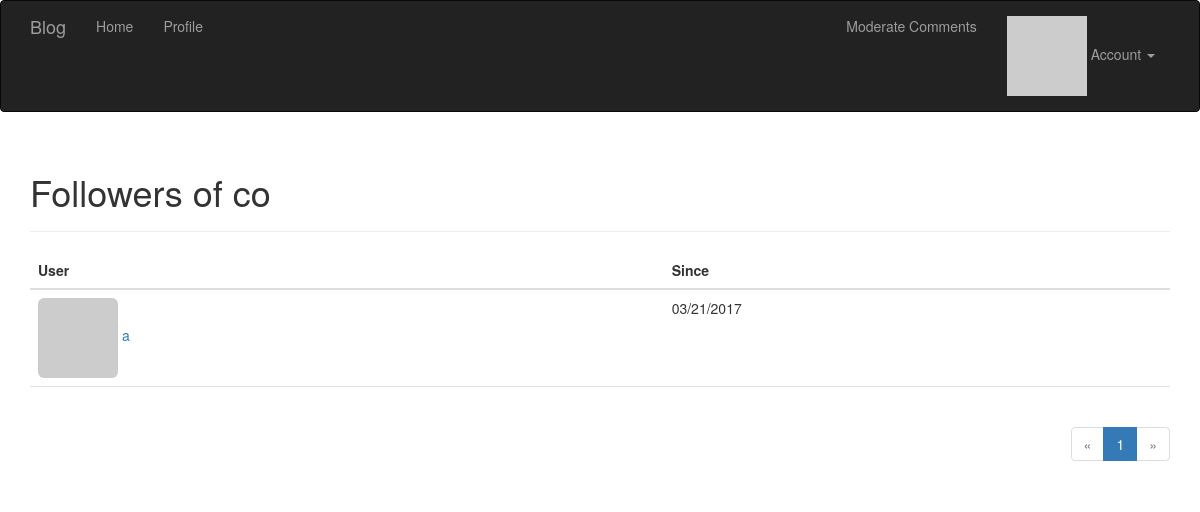
Page /followers/co (signed in) on the committed database.
### app/models.py (models this page shows, shortened)
class User(UserMixin, db.Model):
	__tablename__ = 'users'
	id = db.Column(db.Integer, primary_key=True)
	email = db.Column(db.String(64), unique=True, index=True)
	username = db.Column(db.String(64), unique=True, index=True)
	password_hash = db.Column(db.String(128))
	role_id = db.Column(db.Integer, db.ForeignKey('roles.id'))
	confirmed = db.Column(db.Boolean, default=False)
	name = db.Column(db.String(64))
	location = db.Column(db.String(64))
	about_me = db.Column(db.Text())
	member_since = db.Column(db.DateTime(), default=datetime.utcnow)
	last_seen = db.Column(db.DateTime(), default=datetime.utcnow)
	posts = db.relationship('Post', backref='author', lazy='dynamic')
	followed = db.relationship('Follow',foreign_keys=[Follow.follower_id],
			backref=db.backref('follower',lazy='joined'),
			lazy='dynamic',cascade='all, delete-orphan')
	followers = db.relationship('Follow', foreign_keys=[Follow.followed_id],
			backref=db.backref('followed',lazy='joined'),
			lazy='dynamic',cascade='all, delete-orphan')
	comments = db.relationship('Comment',backref='author',lazy='dynamic')
	@property
	def password(self):
		raise AttributeError('password is not a readable attribute')
	@login_manager.user_loader #这个是登录模块的东西
	def load_user(user_id):
		return User.query.get(int(user_id)) #返回当前user对象，作为current_user
	def can(self, permissions):
		return self.role is not None and \
			(self.role.permissions & permissions) == permissions #权限判断巧妙
	def ping(self):
		self.last_seen = datetime.utcnow()
		db.session.add(self)
	def gravatar(self,size=100,default='identicon', rating='g'):
		if request.is_secure:
			url = 'https://secure.gravatar.com/avatar'
		else:
			url = 'http://gravatar.com/avatar'
		hash = hashlib.md5(self.email.encode('utf-8')).hexdigest()
		return '{url}/{hash}?s={size}&d={default}&r={rating}'.format(
			url=url,hash=hash,size=size,default=default,rating=rating)

class Follow(db.Model):
	__tablename__ ='follows'
	follower_id = db.Column(db.Integer, db.ForeignKey('users.id'), primary_key=True)
	followed_id = db.Column(db.Integer, db.ForeignKey('users.id'), primary_key=True)
	timestamp = db.Column(db.DateTime, default=datetime.utcnow)

### app/main/views.py (the view)
@main.route('/followers/<username>')
def followers(username):
	user = User.query.filter_by(username=username).first()
	if user is None:
		flash('Invalid user.')
		return redirect(url_for('.index'))
	page = request.args.get('page', 1, type=int)
	pagination = user.followers.paginate(
			page, per_page=current_app.config['FOLLOWERS_PER_PAGE'],
			error_out=False)
	follows = [{'user': item.follower,'timestamp': item.timestamp}
			 for item in pagination.items]
	return render_template('followers.html',user=user,title='Followers of',endpoint='.followers',pagination=pagination,follows=follows)

### app/auth/views.py (called while the page is built)
@auth.before_app_request #在全局的所有request之前，判断如果1.用户登录2.且未确认3.且请求的端点不在auth蓝本中,则强制跳转到unconfirm界面
def before_request():
	if current_user.is_authenticated:
		current_user.ping()
		if not current_user.confirmed \
			and request.endpoint \
			and request.endpoint[:5]!= 'auth.'\
			and request.endpoint != 'static':
			return redirect(url_for('auth.unconfirmed'))

### app/main/__init__.py (called while the page is built)
@main.app_context_processor #Permission类加入全局上下文卡，在所有模板中都可以全局访问
def inject_perssions():
	return dict(Permission=Permission)

### app/templates/followers.html (shortened to what this page needs)
{% extends "base.html" %}
{% import "_macros.html" as macros %}
{% block page_content %}
<div class="page-header">
    <h1>{{ title }} {{ user.username }}</h1>
</div>
<table class="table table-hover followers">
    <thead><tr><th>User</th><th>Since</th></tr></thead>
    {% for follow in follows %}
    {% if follow.user != user %}
    <tr>
        <td>
            <a href="{{ url_for('.user', username = follow.user.username) }}">
                <img class="img-rounded" src="{{ follow.user.gravatar(size=32) }}">
                {{ follow.user.username }}
            </a>
        </td>
        <td>{{ moment(follow.timestamp).format('L') }}</td>
    </tr>
    {% endif %}
    {% endfor %}
</table>
<div class="pagination">
    {{ macros.pagination_widget(pagination, endpoint, username = user.username) }}
</div>
{% endblock %}

### app/static/style.css (style rules this page uses)
div.pagination { width: 100%; text-align: right; padding: 0px; margin: 0px; }
.table.followers tr { border-bottom: 1px solid #e0e0e0; }

### rows in the picture
User: username "co"
User: user.username "a"
Follow: timestamp "03/21/2017"

### other values in the picture
{{ title }} "Followers of"
{{ p }} "1"
